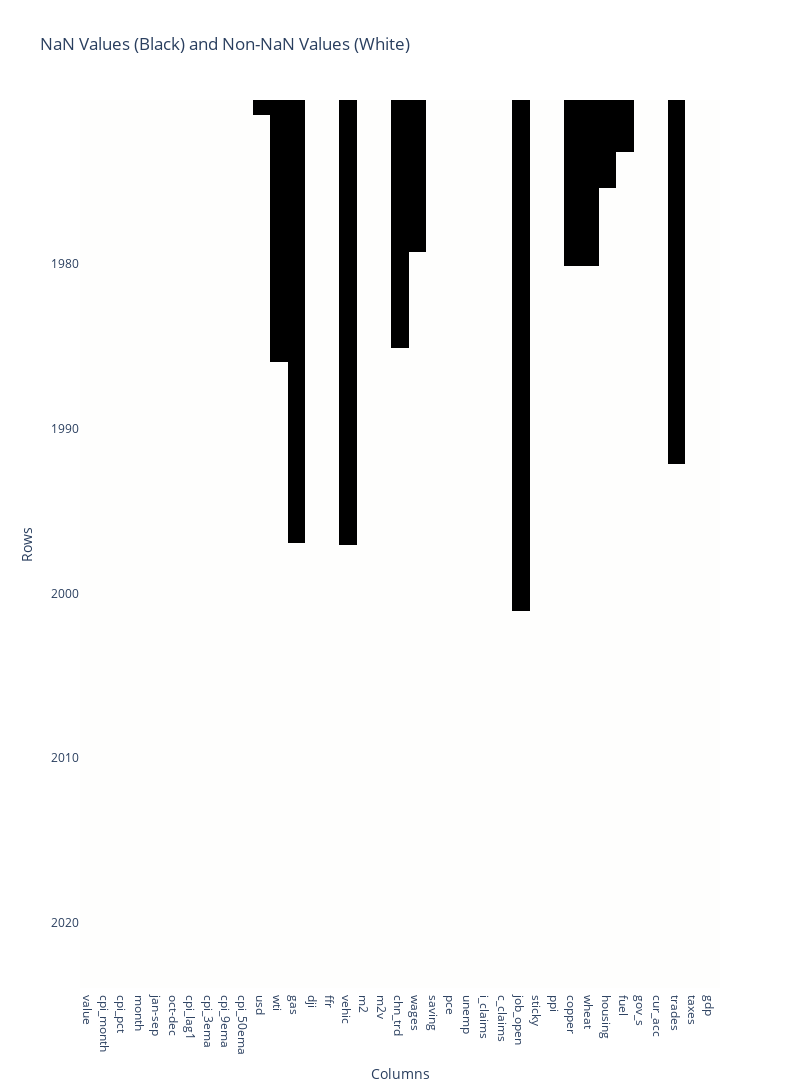

This figure's notebook cell:
### Markdown cell above
# Plot NaN values Chart

### Code cell
import pandas as pd
import numpy as np
import plotly.express as px


df = full_dataset.copy()

# Create a mask where NaN values are True, and non-NaN values are False
mask = ~df.isna()

# Create a heatmap using Plotly
fig = px.imshow(mask, color_continuous_scale='gray', labels=dict(x='Columns', y='Rows'),
                title='NaN Values (Black) and Non-NaN Values (White)')

fig.update_layout(coloraxis_showscale=False)
fig.update_layout(width=800, height=2000)

# Show the plot
fig.show()

### Figure 1 — Plotly figure (JSON) as saved in the notebook; plotly's stock layout.template omitted (floating-point values rounded to 4 significant figures; data arrays with more than 128 entries replaced by an {"elided": "..."} marker saying what was removed)
{"data": [{"coloraxis": "coloraxis", "hovertemplate": "Columns: %{x}<br>Rows: %{y}<br>color: %{z}<extra></extra>", "name": "0", "type": "heatmap", "x": ["value", "cpi_month", "cpi_pct", "month", "jan-sep", "oct-dec", "cpi_lag1", "cpi_3ema", "cpi_9ema", "cpi_50ema", "usd", "wti", "gas", "dji", "ffr", "vehic", "m2", "m2v", "chn_trd", "wages", "saving", "pce", "unemp", "i_claims", "c_claims", "job_open", "sticky", "ppi", "copper", "wheat", "housing", "fuel", "gov_s", "cur_acc", "trades", "taxes", "gdp"], "xaxis": "x", "y": {"elided": "647 str values"}, "yaxis": "y", "z": {"elided": "647x37 int values"}}], "layout": {"coloraxis": {"colorscale": [[0, "rgb(0, 0, 0)"], [0.09091, "rgb(16, 16, 16)"], [0.1818, "rgb(38, 38, 38)"], [0.2727, "rgb(59, 59, 59)"], [0.3636, "rgb(81, 80, 80)"], [0.4545, "rgb(102, 101, 101)"], [0.5455, "rgb(124, 123, 122)"], [0.6364, "rgb(146, 146, 145)"], [0.7273, "rgb(171, 171, 170)"], [0.8182, "rgb(197, 197, 195)"], [0.9091, "rgb(224, 224, 223)"], [1, "rgb(254, 254, 253)"]], "showscale": false}, "height": 2000, "title": {"text": "NaN Values (Black) and Non-NaN Values (White)"}, "width": 800, "xaxis": {"anchor": "y", "constrain": "domain", "domain": [0, 1], "scaleanchor": "y", "title": {"text": "Columns"}}, "yaxis": {"anchor": "x", "autorange": "reversed", "constrain": "domain", "domain": [0, 1], "title": {"text": "Rows"}}}}
